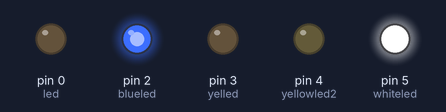
A sketch run on a simulated Arduino Uno, built with avr-gcc and run on an emulated ATmega328P. Parts: output pins drawn as LEDs (lit = HIGH).

Above: at 0.1 s.
At 0.6 s:
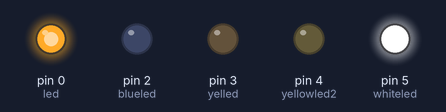
At 10.1 s:
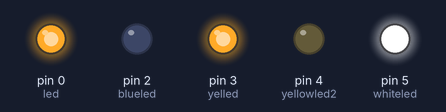
At 19.6 s:
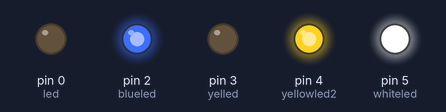
At 39.6 s:
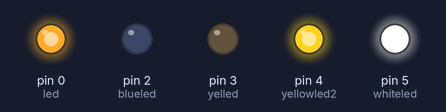
Timing chart, 0 to 40.0 s (numbered marks = the images above):
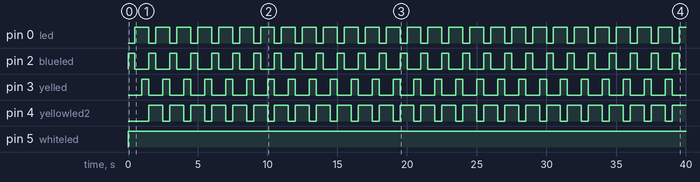

The sketch:

Zacks_Blinking_LED.ino
```cpp
int led = 0;
int blueled = 2;
int yelled = 3;
int yellowled2 = 4;
int whiteled = 5;

void setup() {
  // put your setup code here, to run once:
  pinMode(led, OUTPUT);
  pinMode(blueled, OUTPUT);
  pinMode(yelled, OUTPUT);
  pinMode(yellowled2, OUTPUT);
  pinMode(whiteled, OUTPUT);
}

void loop() {
  // put your main code here, to run repeatedly:
  digitalWrite(whiteled, HIGH);
  digitalWrite(blueled, HIGH);
  digitalWrite(led, LOW);
  delay(500);
  digitalWrite(led, HIGH);
  digitalWrite(blueled, LOW);
  delay(500);
  digitalWrite(yelled, HIGH);
  digitalWrite(yellowled2, LOW);
  delay(500);
  digitalWrite(yellowled2, HIGH);
  digitalWrite(yelled, LOW);
}
```

Measured:
- by itself, pin 0 (led), pin 4 (yellowled2): alternates HIGH for 1.0 s and LOW for 0.50 s
- by itself, pin 2 (blueled), pin 3 (yelled): alternates HIGH for 0.50 s and LOW for 1.0 s
- by itself, pin 5 (whiteled): LOW → HIGH at 0.00 s
